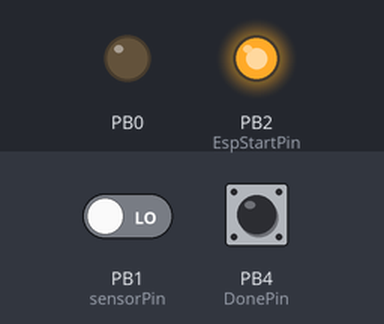
Bench run of a sketch on a simulated ATtiny85, built with avr-gcc and run on an emulated ATtiny85. Shown: output pins drawn as LEDs (lit = HIGH). Inputs (shaded band) come from the test bench; at power-on: PB4 (DonePin) HIGH, PB1 (sensorPin) LOW. Sleep ends after the set time or at an interrupt.

Above: at 13.8 s.
13.9 s: PB4 (DonePin) pulled LOW for 0.15 s
At 15.1 s:
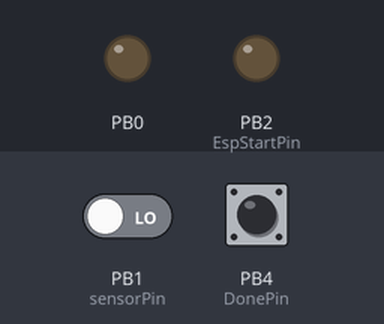
15.5 s: PB1 (sensorPin) driven HIGH
At 15.9 s:
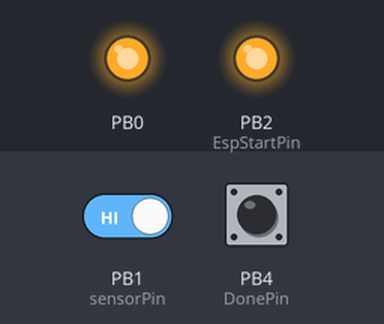
Timing chart, 0 to 25.5 s (numbered marks = the images above; inputs shaded):
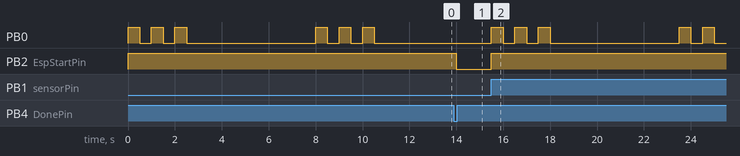

The sketch:

attiny_final_deep_sleep_update.ino
```cpp
#include <avr/sleep.h>

#ifndef cbi
#define cbi(sfr, bit) (_SFR_BYTE(sfr) &= ~_BV(bit))
#endif
#ifndef sbi
#define sbi(sfr, bit) (_SFR_BYTE(sfr) |= _BV(bit))
#endif


int sensorPin = 1;//REED SWITCH
int EspStartPin = 2;//ESP POWER
int DonePin = 4;//ESP DONE


void setup() {

  pinMode(EspStartPin, OUTPUT);
  pinMode(DonePin, INPUT_PULLUP);
  pinMode(sensorPin, INPUT);
  pinMode(0, OUTPUT);


  sbi(GIMSK, PCIE);
  sbi(PCMSK, PCINT1);
}

void system_sleep() {
  cbi(ADCSRA, ADEN);
  set_sleep_mode(SLEEP_MODE_PWR_DOWN);
  sleep_mode();
  sbi(ADCSRA, ADEN);
}

ISR(PCINT0_vect) {
}
void blinkMe() {
  digitalWrite(0, HIGH);
  delay(500);
  digitalWrite(0, LOW);
  delay(500);
}

void loop() {
  int counter = 0;

  if (digitalRead(sensorPin) == HIGH || digitalRead(sensorPin) == LOW ) {
    digitalWrite(EspStartPin, HIGH);
  }

  blinkMe(); blinkMe(); blinkMe();
  delay(5000);
  blinkMe(); blinkMe(); blinkMe();


  while (digitalRead(DonePin) == HIGH  && counter <= 20) {
    delay(1000);
    counter += 1;
    //    if (digitalRead(DonePin) == HIGH || counter == 100) {
    //      digitalWrite(EspStartPin, LOW);3333333333
    //    }
  }
  digitalWrite(EspStartPin, LOW);

  system_sleep();
}
```

Measured:
- after the input at 13.9 s, PB2 (EspStartPin): HIGH → LOW after 0.10 s
- after the input at 15.5 s, PB0: LOW → HIGH at once, → LOW 0.50 s later, → HIGH 0.50 s later, → LOW 0.50 s later, … (10 changes in this stretch); PB2 (EspStartPin): LOW → HIGH at once
